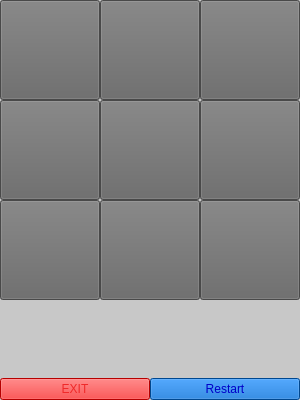
<?xml version="1.0" encoding="UTF-8"?>
<ui version="4.0">
 <class>MainWindow</class>
 <widget class="QMainWindow" name="MainWindow">
  <property name="geometry">
   <rect>
    <x>0</x>
    <y>0</y>
    <width>300</width>
    <height>400</height>
   </rect>
  </property>
  <property name="sizePolicy">
   <sizepolicy hsizetype="Ignored" vsizetype="Ignored">
    <horstretch>0</horstretch>
    <verstretch>0</verstretch>
   </sizepolicy>
  </property>
  <property name="minimumSize">
   <size>
    <width>300</width>
    <height>400</height>
   </size>
  </property>
  <property name="maximumSize">
   <size>
    <width>300</width>
    <height>400</height>
   </size>
  </property>
  <property name="windowTitle">
   <string>MainWindow</string>
  </property>
  <property name="styleSheet">
   <string notr="true">background-color: rgb(200, 200, 200);</string>
  </property>
  <widget class="QWidget" name="centralwidget">
   <layout class="QGridLayout" name="gridLayout_3">
    <property name="leftMargin">
     <number>0</number>
    </property>
    <property name="topMargin">
     <number>0</number>
    </property>
    <property name="rightMargin">
     <number>0</number>
    </property>
    <property name="bottomMargin">
     <number>0</number>
    </property>
    <property name="spacing">
     <number>0</number>
    </property>
    <item row="0" column="2">
     <widget class="QPushButton" name="pushButton_3">
      <property name="sizePolicy">
       <sizepolicy hsizetype="Minimum" vsizetype="Minimum">
        <horstretch>0</horstretch>
        <verstretch>0</verstretch>
       </sizepolicy>
      </property>
      <property name="minimumSize">
       <size>
        <width>100</width>
        <height>100</height>
       </size>
      </property>
      <property name="maximumSize">
       <size>
        <width>100</width>
        <height>100</height>
       </size>
      </property>
      <property name="styleSheet">
       <string notr="true">background-color: rgb(102, 102, 102);</string>
      </property>
      <property name="text">
       <string/>
      </property>
      <property name="iconSize">
       <size>
        <width>100</width>
        <height>100</height>
       </size>
      </property>
     </widget>
    </item>
    <item row="2" column="2">
     <widget class="QPushButton" name="pushButton_9">
      <property name="sizePolicy">
       <sizepolicy hsizetype="Minimum" vsizetype="Minimum">
        <horstretch>0</horstretch>
        <verstretch>0</verstretch>
       </sizepolicy>
      </property>
      <property name="minimumSize">
       <size>
        <width>100</width>
        <height>100</height>
       </size>
      </property>
      <property name="maximumSize">
       <size>
        <width>100</width>
        <height>100</height>
       </size>
      </property>
      <property name="styleSheet">
       <string notr="true">background-color: rgb(102, 102, 102);</string>
      </property>
      <property name="text">
       <string/>
      </property>
      <property name="iconSize">
       <size>
        <width>100</width>
        <height>100</height>
       </size>
      </property>
     </widget>
    </item>
    <item row="1" column="2">
     <widget class="QPushButton" name="pushButton_6">
      <property name="sizePolicy">
       <sizepolicy hsizetype="Minimum" vsizetype="Minimum">
        <horstretch>0</horstretch>
        <verstretch>0</verstretch>
       </sizepolicy>
      </property>
      <property name="minimumSize">
       <size>
        <width>100</width>
        <height>100</height>
       </size>
      </property>
      <property name="maximumSize">
       <size>
        <width>100</width>
        <height>100</height>
       </size>
      </property>
      <property name="styleSheet">
       <string notr="true">background-color: rgb(102, 102, 102);</string>
      </property>
      <property name="text">
       <string/>
      </property>
      <property name="iconSize">
       <size>
        <width>100</width>
        <height>100</height>
       </size>
      </property>
     </widget>
    </item>
    <item row="0" column="0">
     <widget class="QPushButton" name="pushButton">
      <property name="sizePolicy">
       <sizepolicy hsizetype="Minimum" vsizetype="Minimum">
        <horstretch>0</horstretch>
        <verstretch>0</verstretch>
       </sizepolicy>
      </property>
      <property name="minimumSize">
       <size>
        <width>100</width>
        <height>100</height>
       </size>
      </property>
      <property name="maximumSize">
       <size>
        <width>100</width>
        <height>100</height>
       </size>
      </property>
      <property name="styleSheet">
       <string notr="true">background-color: rgb(102, 102, 102);</string>
      </property>
      <property name="text">
       <string/>
      </property>
      <property name="iconSize">
       <size>
        <width>100</width>
        <height>100</height>
       </size>
      </property>
     </widget>
    </item>
    <item row="1" column="0">
     <widget class="QPushButton" name="pushButton_4">
      <property name="sizePolicy">
       <sizepolicy hsizetype="Minimum" vsizetype="Minimum">
        <horstretch>0</horstretch>
        <verstretch>0</verstretch>
       </sizepolicy>
      </property>
      <property name="minimumSize">
       <size>
        <width>100</width>
        <height>100</height>
       </size>
      </property>
      <property name="maximumSize">
       <size>
        <width>100</width>
        <height>100</height>
       </size>
      </property>
      <property name="styleSheet">
       <string notr="true">background-color: rgb(102, 102, 102);</string>
      </property>
      <property name="text">
       <string/>
      </property>
      <property name="iconSize">
       <size>
        <width>100</width>
        <height>100</height>
       </size>
      </property>
     </widget>
    </item>
    <item row="2" column="0">
     <widget class="QPushButton" name="pushButton_7">
      <property name="sizePolicy">
       <sizepolicy hsizetype="Minimum" vsizetype="Minimum">
        <horstretch>0</horstretch>
        <verstretch>0</verstretch>
       </sizepolicy>
      </property>
      <property name="minimumSize">
       <size>
        <width>100</width>
        <height>100</height>
       </size>
      </property>
      <property name="maximumSize">
       <size>
        <width>100</width>
        <height>100</height>
       </size>
      </property>
      <property name="styleSheet">
       <string notr="true">background-color: rgb(102, 102, 102);</string>
      </property>
      <property name="text">
       <string/>
      </property>
      <property name="iconSize">
       <size>
        <width>100</width>
        <height>100</height>
       </size>
      </property>
     </widget>
    </item>
    <item row="0" column="1">
     <widget class="QPushButton" name="pushButton_2">
      <property name="sizePolicy">
       <sizepolicy hsizetype="Minimum" vsizetype="Minimum">
        <horstretch>0</horstretch>
        <verstretch>0</verstretch>
       </sizepolicy>
      </property>
      <property name="minimumSize">
       <size>
        <width>100</width>
        <height>100</height>
       </size>
      </property>
      <property name="maximumSize">
       <size>
        <width>100</width>
        <height>100</height>
       </size>
      </property>
      <property name="styleSheet">
       <string notr="true">background-color: rgb(102, 102, 102);</string>
      </property>
      <property name="text">
       <string/>
      </property>
      <property name="iconSize">
       <size>
        <width>100</width>
        <height>100</height>
       </size>
      </property>
     </widget>
    </item>
    <item row="4" column="0" colspan="3">
     <layout class="QHBoxLayout" name="horizontalLayout_2">
      <property name="spacing">
       <number>0</number>
      </property>
      <item>
       <widget class="QPushButton" name="exit">
        <property name="sizePolicy">
         <sizepolicy hsizetype="Minimum" vsizetype="Minimum">
          <horstretch>0</horstretch>
          <verstretch>0</verstretch>
         </sizepolicy>
        </property>
        <property name="styleSheet">
         <string notr="true">background-color: rgb(255, 0, 0);
color: rgb(239, 41, 41);
font: 63 40pt &quot;FreeSans&quot;;</string>
        </property>
        <property name="text">
         <string>EXIT</string>
        </property>
       </widget>
      </item>
      <item>
       <widget class="QPushButton" name="restart">
        <property name="sizePolicy">
         <sizepolicy hsizetype="Minimum" vsizetype="Minimum">
          <horstretch>0</horstretch>
          <verstretch>0</verstretch>
         </sizepolicy>
        </property>
        <property name="styleSheet">
         <string notr="true">color: rgb(0, 0, 200);
background-color: rgb(0, 100, 200);</string>
        </property>
        <property name="text">
         <string>Restart</string>
        </property>
       </widget>
      </item>
     </layout>
    </item>
    <item row="2" column="1">
     <widget class="QPushButton" name="pushButton_8">
      <property name="sizePolicy">
       <sizepolicy hsizetype="Minimum" vsizetype="Minimum">
        <horstretch>0</horstretch>
        <verstretch>0</verstretch>
       </sizepolicy>
      </property>
      <property name="minimumSize">
       <size>
        <width>100</width>
        <height>100</height>
       </size>
      </property>
      <property name="maximumSize">
       <size>
        <width>100</width>
        <height>100</height>
       </size>
      </property>
      <property name="styleSheet">
       <string notr="true">background-color: rgb(102, 102, 102);</string>
      </property>
      <property name="text">
       <string/>
      </property>
      <property name="iconSize">
       <size>
        <width>100</width>
        <height>100</height>
       </size>
      </property>
     </widget>
    </item>
    <item row="3" column="0" colspan="3">
     <widget class="QLabel" name="label">
      <property name="sizePolicy">
       <sizepolicy hsizetype="Preferred" vsizetype="Preferred">
        <horstretch>0</horstretch>
        <verstretch>30</verstretch>
       </sizepolicy>
      </property>
      <property name="text">
       <string/>
      </property>
     </widget>
    </item>
    <item row="1" column="1">
     <widget class="QPushButton" name="pushButton_5">
      <property name="sizePolicy">
       <sizepolicy hsizetype="Minimum" vsizetype="Minimum">
        <horstretch>0</horstretch>
        <verstretch>0</verstretch>
       </sizepolicy>
      </property>
      <property name="minimumSize">
       <size>
        <width>100</width>
        <height>100</height>
       </size>
      </property>
      <property name="maximumSize">
       <size>
        <width>100</width>
        <height>100</height>
       </size>
      </property>
      <property name="styleSheet">
       <string notr="true">background-color: rgb(102, 102, 102);</string>
      </property>
      <property name="text">
       <string/>
      </property>
      <property name="iconSize">
       <size>
        <width>100</width>
        <height>100</height>
       </size>
      </property>
     </widget>
    </item>
   </layout>
  </widget>
 </widget>
 <resources/>
 <connections>
  <connection>
   <sender>exit</sender>
   <signal>clicked()</signal>
   <receiver>MainWindow</receiver>
   <slot>close()</slot>
   <hints>
    <hint type="sourcelabel">
     <x>102</x>
     <y>375</y>
    </hint>
    <hint type="destinationlabel">
     <x>147</x>
     <y>448</y>
    </hint>
   </hints>
  </connection>
 </connections>
</ui>
